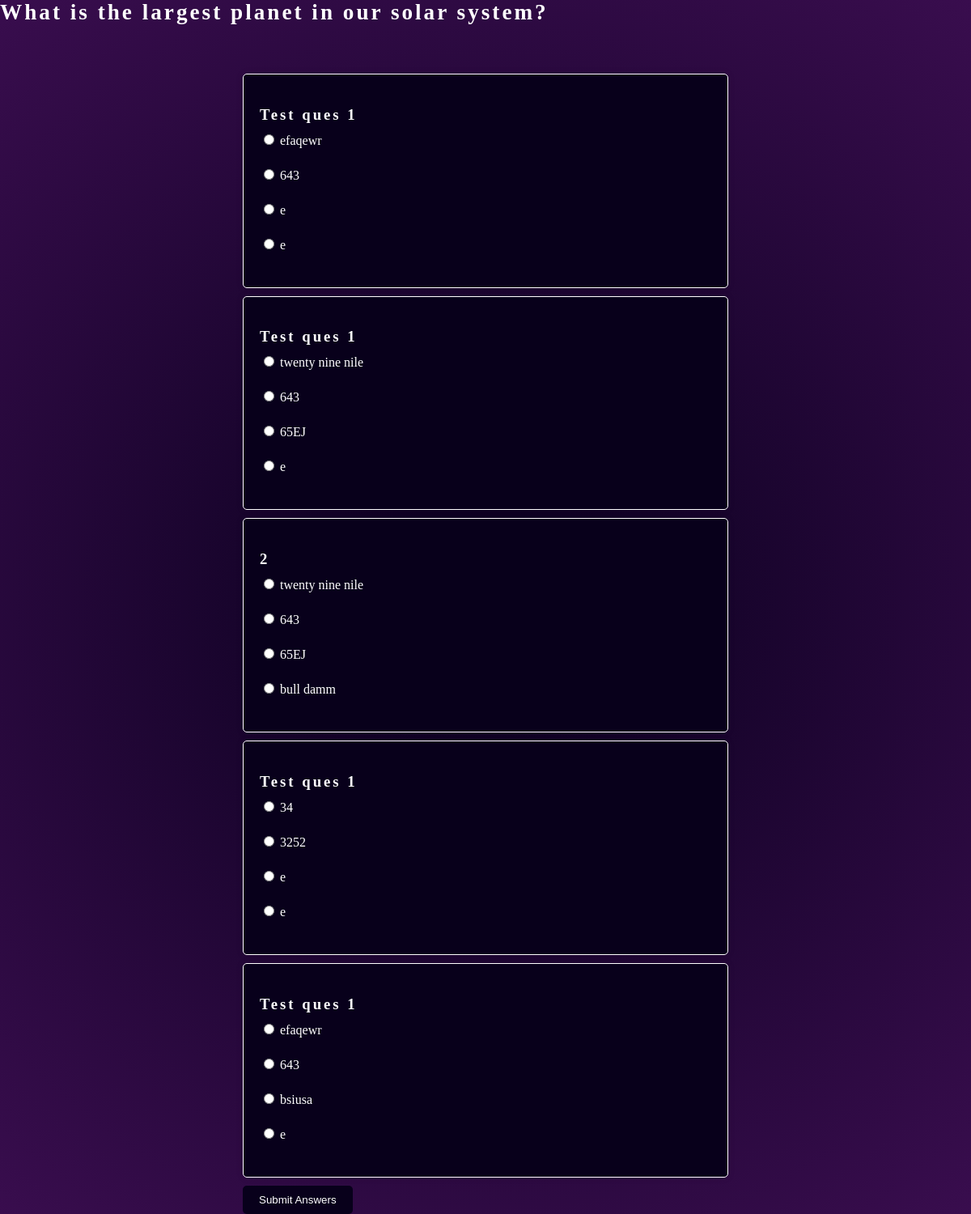
The app's page /playQuiz/1 with its own data.
### app.py (models this page shows)
class Quiz(db.Model):
    __tablename__ = 'quizzes'
    id = db.Column(db.Integer, primary_key=True)
    name = db.Column(db.String)
    questions = db.relationship("Question", back_populates="quiz")

class Question(db.Model):
    __tablename__ = 'questions'
    id = db.Column(db.Integer, primary_key=True)
    text = db.Column(db.String)
    correct_answer_id = db.Column(db.Integer)
    quiz_id = db.Column(db.Integer, db.ForeignKey('quizzes.id'))
    quiz = db.relationship("Quiz", back_populates="questions")
    answers = db.relationship("Answer", back_populates="question")

class Answer(db.Model):
    __tablename__ = 'answers'
    id = db.Column(db.Integer, primary_key=True)
    text = db.Column(db.String)
    is_correct = db.Column(db.Boolean)
    question_id = db.Column(db.Integer, db.ForeignKey('questions.id'))
    question = db.relationship("Question", back_populates="answers")

### app.py (the view)
@app.route("/playQuiz/<int:quiz_id>", methods=["GET"])
def play_quiz(quiz_id):
    quiz = Quiz.query.get_or_404(quiz_id)
    questions = [
        {
            'id': question.id,
            'text': question.text,
            'answers': [
                {'id': answer.id, 'text': answer.text} for answer in question.answers
            ]
        }
        for question in quiz.questions
    ]
    return render_template("playQuiz.html", quiz=quiz, questions=questions)

### Game/templates/playQuiz.html
<h2>{{ quiz.name }}</h2>
<form id="quizForm" method="POST" action="{{ url_for('check_answers') }}">
  {% for question in questions %}
    <div>
      <h3>{{ question.text }}</h3>
      {% for answer in question.answers %}
        <label>
          <input type="radio" name="question_{{ question.id }}" value="{{ answer.id }}">
          {{ answer.text }}
        </label><br>
      {% endfor %}
    </div>
  {% endfor %}
  <button class="playQuizbtn" type="submit">Submit Answers</button>
</form>
<link rel="stylesheet" type="text/css" href="{{url_for('static', filename='styles/style.css')}}">

### Game/static/styles/style.css (style rules this page uses)
h1, h2,h3,h4,h5,h6,p { letter-spacing:3px; font-family: "Chewy"; color: white; }
h2 { font-family: "Chewy"; font-size: 1.7rem; margin-bottom: 60px; }
::placeholder { text-align: center; color: rgba(255, 255, 255, 0.7); }
#quizForm { margin: 0 auto; width: 50%; }
#quizForm div { background-color: #08001b; border: 1px solid white; margin-bottom: 10px; padding: 20px; border-radius: 5px; box-shadow: 0 0 10px rgba(0, 0, 0, 0.1); }
#quizForm h3 { margin-bottom: 10px; }
#quizForm label { display: block; margin-bottom: 5px; }
#quizForm button { background-color: #08001b; color: white; border: none; padding: 10px 20px; border-radius: 5px; cursor: pointer; }

### records on screen
Quiz: name "What is the largest planet in our solar system?"
Question: text "Test ques 1", text "e" "e"
Answer: text "efaqewr"
Answer: text "643"
Question: text "Test ques 1", text "e"
Answer: text "twenty nine nile"
Answer: text "643"
Answer: text "65EJ"
Answer: text "twenty nine nile"
Answer: text "643"
Answer: text "65EJ"
Answer: text "bull damm"
Question: text "Test ques 1", text "e" "e"
Answer: text "34"
Answer: text "3252"
Question: text "Test ques 1", text "e"
Answer: text "efaqewr"
Answer: text "643"
Answer: text "bsiusa"

### other values on screen
{{ question.text }} "2"
